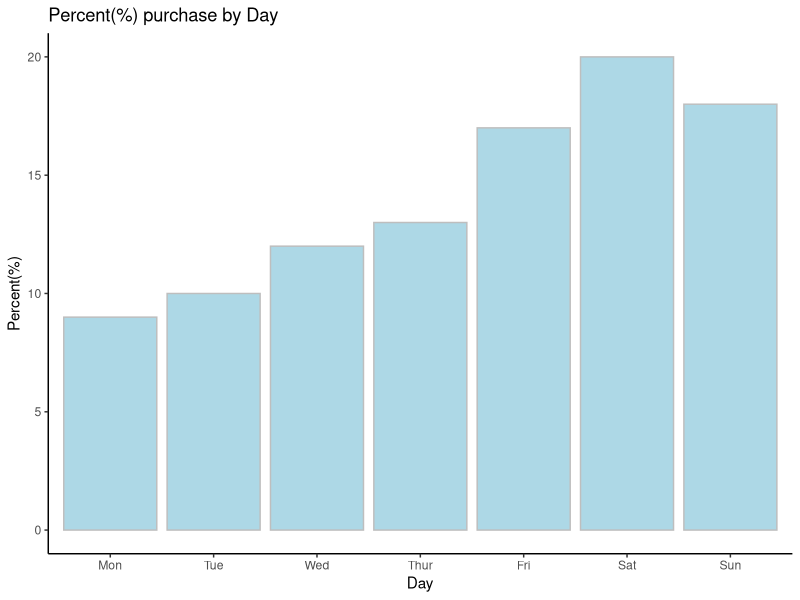
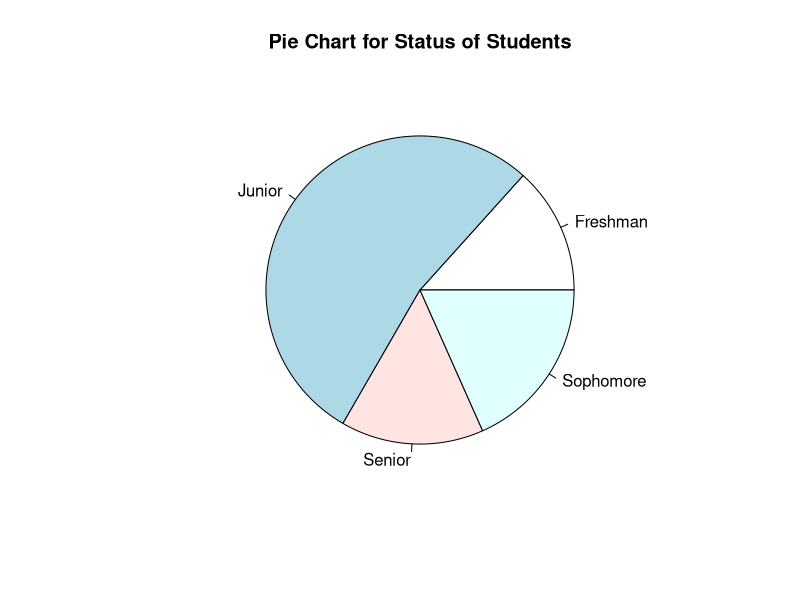
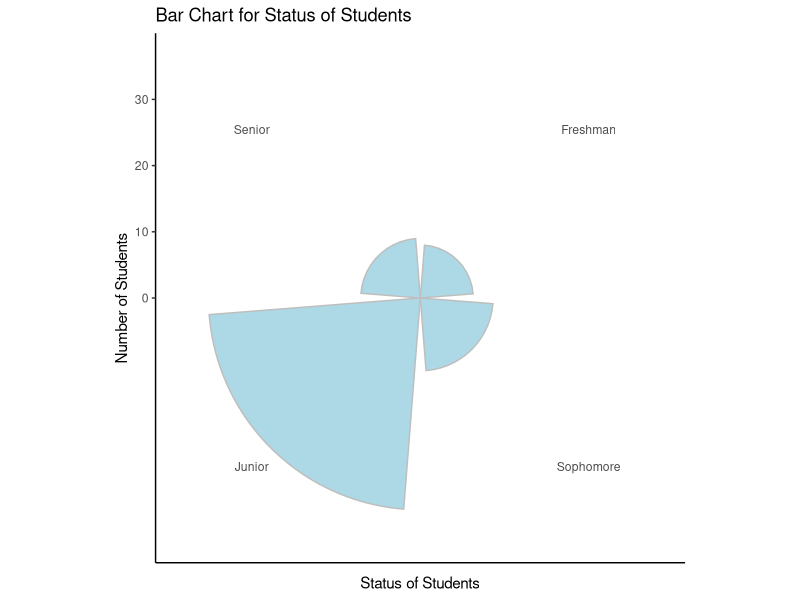
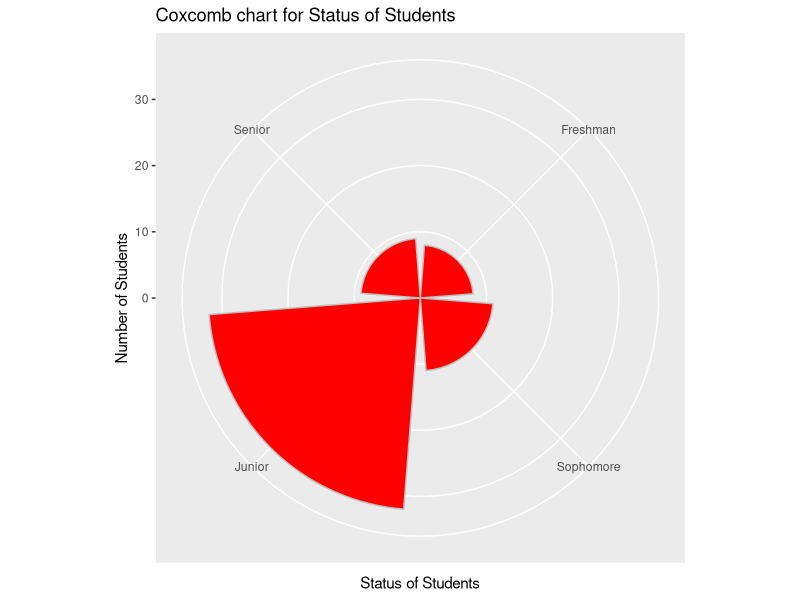
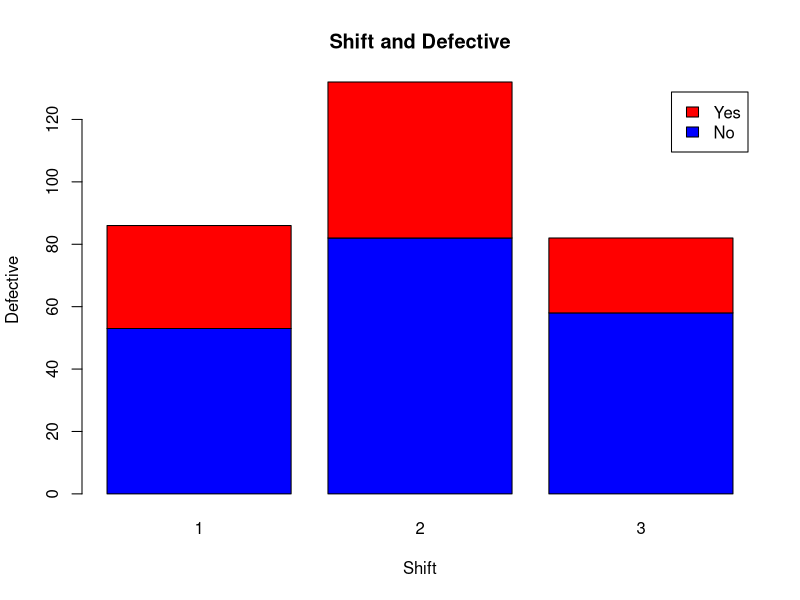
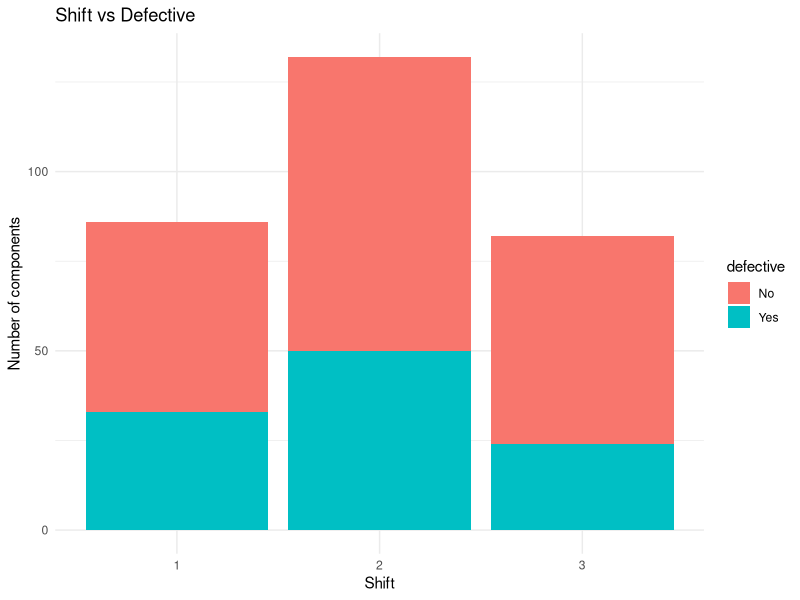

Recreate these plots in R, in order.
library(tidyverse)

## data
region = c("Europe","North America","Asia","Latin America")
sales2000 = c(2860,1906,875,171)
sales2009 = c(4384,2360,2614,1006)
adidas = data.frame(region,sales2000,sales2009)

table(adidas$region)

## Exercise 2.1 - 3
day_levels = c("Mon","Tue","Wed","Thur","Fri","Sat","Sun")
purchase_by_day = tibble(
  day = factor(c("Mon","Tue","Wed","Thur","Fri","Sat","Sun"), levels = day_levels),
  frequency = c(2504,2880,3402,3566,4576,5550,5022)
)

purchase_by_day_relative = purchase_by_day |> 
  mutate(
    relative_freq = frequency / sum(frequency)
  ) |> 
  select(day,relative_freq)

ggplot(purchase_by_day_relative, aes(x=day, y=round(relative_freq*100))) +
  geom_bar(stat = "identity", fill = "lightblue", color = "gray") +
  labs(
    title = "Percent(%) purchase by Day",
    y = "Percent(%)",
    x = "Day"
  ) +
  theme_classic()

## Exercise 2.1 - 9
# Prepare data
fresh = rep("Freshman",20)
sop = rep("Sophomore",20)
junior = rep("Junior",20)
senior = rep("Senior",20)
status_full = c(fresh,sop,junior,senior)
status_60 = sample(status_full,60,prob = c(rep(0.15,20),rep(0.25,20),rep(0.5,20),rep(0.1,20)), replace = TRUE)
length(status_60)

students = tibble(
  student = 1:60,
  status = status_60
)
View(students)

students |> 
  count(status)

# Create summarise table
summarise_students = students |> 
  group_by(status) |> 
  summarise(
    freq = n()
  ) |> 
  mutate(
    rel_freq = freq / sum(freq),
    percent = round(rel_freq * 100)
  )

# Create pie-chart with base R
Frequency = table(students$status) 
pie(Frequency, main = "Pie Chart for Status of Students")

# Create Bar chart
status_levels = c("Freshman","Sophomore","Junior","Senior")
ggplot(summarise_students, aes(x=factor(status, levels = status_levels), y=freq)) +
  geom_bar(stat = "identity", fill = "lightblue", color = "gray") +
  labs(
    title = "Bar Chart for Status of Students",
    y = "Number of Students",
    x = "Status of Students"
  ) +
  theme_classic() +
  coord_polar()

# Create Coxcomb chart from Bar chart
status_levels = c("Freshman","Sophomore","Junior","Senior")
ggplot(summarise_students, aes(x=factor(status, levels = status_levels), y=freq)) +
  geom_bar(stat = "identity", fill = "red", color = "gray") +
  labs(
    title = "Coxcomb chart for Status of Students",
    y = "Number of Students",
    x = "Status of Students"
  ) +
  coord_polar()

## Exercise 2.2 - 16
## Prepare data
shift1 = rep("1",150)
shift2 = rep("2",150)
shift3 = rep("3",150)
shift_full = c(shift1,shift2,shift3)
shift_300 = sample(shift_full,300,prob = c(rep(0.25,150),rep(0.45,150),rep(0.3,150)), replace = TRUE)
length(shift_300)

defect_yes = rep("Yes",200)
defect_no = rep("No",200)
defect_full = c(defect_yes,defect_no)
defect_300 = sample(defect_full,300,prob = c(rep(0.35,200),rep(0.65,200)), replace = TRUE)
length(defect_300)

metalworks = tibble(
  component = 1:300,
  shift = shift_300,
  defective = defect_300
)
View(metalworks)

metalworks |> 
  count(shift)
metalworks |> 
  count(defective)

## Contingency table and Bar plot with base R
contigency_table = table(metalworks$shift,metalworks$defective)
rownames(contigency_table) = c("Shift1","Shift2","Shift3")
colnames(contigency_table) = c("No","Yes")
prop.table(contigency_table)

contigency_table2 = table(metalworks$defective,metalworks$shift)
barplot(contigency_table2, main="Shift and Defective",col=c('blue','red'), 
        legend=colnames(contigency_table), xlab='Shift',ylab='Defective')

## Contingency table and Bar plot with tidyverse
con_table_dplyr = metalworks |> 
  group_by(shift,defective) |> 
  summarise(
    n = n()
  ) |> 
  pivot_wider(
    names_from = defective,
    values_from = n
  )

ggplot(metalworks,aes(x=shift,fill=defective)) +
  geom_bar() +
  labs(
    title = "Shift vs Defective",
    x = "Shift",
    y = "Number of components",
  ) +
  theme_minimal()


















